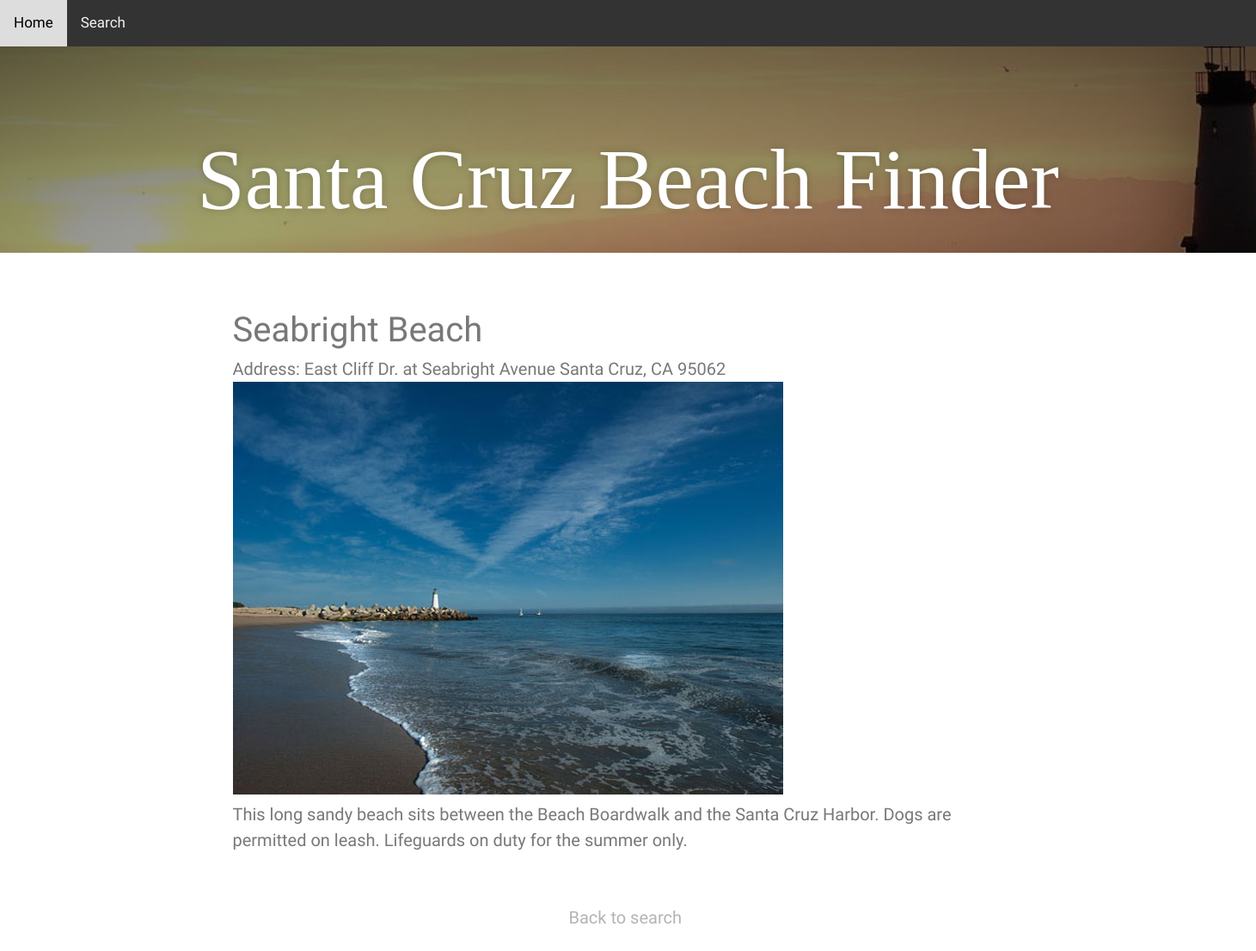
Screenshot of /beaches/4/ with the database file from the repository.
### beaches/models.py (models this page shows, shortened)
class Beach(models.Model):
	title_text = models.CharField(max_length=100)
	description_text = models.CharField(max_length=2000)
	address_text = models.CharField(max_length=100)
	is_pet_friendly = models.BooleanField(default=False)
	is_alcohol_friendly = models.BooleanField(default=False)
	is_open_after_sunset = models.BooleanField(default=False)
	is_bonfire_friendly = models.BooleanField(default=False)
	is_camping_friendly = models.BooleanField(default=False)
	is_good_for_surfing = models.BooleanField(default=False)
	has_free_parking = models.BooleanField(default=False)
	photo = models.ImageField(upload_to='beaches/static/media')

### beaches/views.py (the view)
# urls.py: url(r'^(?P<beach_id>[0-9]+)/$', views.details, name='details'),
def details(request, beach_id):
	beaches_list = Beach.objects.order_by('title_text')
	try:
		beach = beaches_list.get(pk=beach_id)
	except Beach.DoesNotExist:
		raise Http404("Beach does not exist.")
	photo = beach.photo
	photoURL = str(beach.photo.url)
	photoURL = photoURL[7:]
	context = {
		'beach_id':beach_id,
		'beach':beach,
		'photo':photo,
		'photoURL':photoURL,
	}
	return render(request, 'beaches/details.html', context)

### beaches/templates/beaches/details.html
{% extends 'beaches/base.html' %}
{% block content %}
<h1>{{beach.title_text}}</h1>
<h3>Address: {{beach.address_text}}</h3>
<img src="{{photoURL}}">
<p>{{beach.description_text}}</p>
<br><br>
<div class="centered2">
	<a href="/beaches/search/">Back to search</a>
</div>
{% endblock %}

### beaches/static/css/style.css (style rules this page uses)
html, body, div, span, applet, object, iframe, h1, h2, h3, h4, h5, h6, p, blockquote, pre, a, abbr, acronym, address, big, cite, code, del, dfn, em, img, ins, kbd, q, s, samp, small, strike, strong, sub, sup, tt, var, b, u, i, center, dl, dt, dd, ol, ul, li, fieldset, form, label, legend, table, caption, tbody, tfoot, thead, tr, th, td, article, aside, canvas, details, embed, figure, figcaption, footer, header, hgroup, menu, nav, output, ruby, section, summary, time, mark, audio, video { margin: 0; padding: 0; border: 0; font-size: 100%; font: inherit; vertical-align: baseline; }
body { line-height: 1; }
*, *:before, *:after { -webkit-box-sizing: border-box; -moz-box-sizing: border-box; box-sizing: border-box; }
body { background-color: #b4b4b4; color: #787878; font-family: "Cantarell", Helvetica, Arial, "Lucida Grande", sans-serif; font-size: 20px; line-height: 1.5; }
.centered2 { transform: translateX(42.5%); }
a { text-decoration: none; color: #b4b4b4; }
section.module h1 { font-family:"Cantarell", serif; font-size:40px; padding-top:20px; }
section.module p { font-family: "Cantarell", serif, Arial; font-size: 16px; font-weight: 300; }
@media all and (min-width: 600px) { section.module p { font-size: 20px; } }

### rows the page displays
Beach: title_text "Seabright Beach", address_text "East Cliff Dr. at Seabright Avenue Santa Cruz, CA 95062", description_text "This long sandy beach sits between the Beach Boardwalk and the Santa Cruz Harbor. Dogs are permitted on leash. Lifeguards on duty for the summer only."
